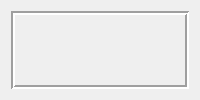
   <widget class="QWidget" name="tab_8">
    <attribute name="title">
     <string/>
    </attribute>
    <layout class="QVBoxLayout" name="verticalLayout">
     <item>
      <widget class="QFrame" name="frame_4">
       <property name="font">
        <font>
         <family>宋体</family>
         <pointsize>20</pointsize>
         <weight>75</weight>
         <italic>false</italic>
         <bold>true</bold>
        </font>
       </property>
       <property name="frameShape">
        <enum>QFrame::Box</enum>
       </property>
       <property name="frameShadow">
        <enum>QFrame::Sunken</enum>
       </property>
       <property name="lineWidth">
        <number>2</number>
       </property>
       <widget class="QWidget" name="layoutWidget_2">
        <property name="geometry">
         <rect>
          <x>10</x>
          <y>590</y>
          <width>801</width>
          <height>44</height>
         </rect>
        </property>
        <layout class="QHBoxLayout" name="horizontalLayout_11">
         <item>
          <widget class="QPushButton" name="pB_Read1">
           <property name="text">
            <string>读取</string>
           </property>
          </widget>
         </item>
         <item>
          <widget class="QPushButton" name="pB_Write1">
           <property name="text">
            <string>写入</string>
           </property>
          </widget>
         </item>
        </layout>
       </widget>
       <widget class="QWidget" name="layoutWidget">
        <property name="geometry">
         <rect>
          <x>3</x>
          <y>13</y>
          <width>811</width>
          <height>561</height>
         </rect>
        </property>
        <layout class="QGridLayout" name="gridLayout_5">
         <item row="3" column="4">
          <widget class="QLineEdit" name="lE_ReadDelay">
           <property name="minimumSize">
            <size>
             <width>120</width>
             <height>35</height>
            </size>
           </property>
           <property name="maximumSize">
            <size>
             <width>3434</width>
             <height>35</height>
            </size>
           </property>
           <property name="font">
            <font>
             <family>宋体</family>
             <pointsize>20</pointsize>
             <weight>75</weight>
             <italic>false</italic>
             <bold>true</bold>
            </font>
           </property>
           <property name="styleSheet">
            <string notr="true"/>
           </property>
           <property name="text">
            <string>0.00</string>
           </property>
          </widget>
         </item>
         <item row="0" column="0">
          <widget class="QLabel" name="label_25">
           <property name="sizePolicy">
            <sizepolicy hsizetype="Preferred" vsizetype="Preferred">
             <horstretch>0</horstretch>
             <verstretch>0</verstretch>
            </sizepolicy>
           </property>
           <property name="minimumSize">
            <size>
             <width>0</width>
             <height>30</height>
            </size>
           </property>
           <property name="maximumSize">
            <size>
             <width>232323</width>
             <height>30</height>
            </size>
           </property>
           <property name="font">
            <font>
             <family>宋体</family>
             <pointsize>20</pointsize>
             <weight>75</weight>
             <italic>false</italic>
             <bold>true</bold>
            </font>
           </property>
           <property name="styleSheet">
            <string notr="true"/>
           </property>
           <property name="text">
            <string>取料周期s</string>
           </property>
          </widget>
         </item>
         <item row="0" column="3">
          <widget class="QLabel" name="label_5">
           <property name="sizePolicy">
            <sizepolicy hsizetype="Preferred" vsizetype="Preferred">
             <horstretch>0</horstretch>
             <verstretch>0</verstretch>
            </sizepolicy>
           </property>
           <property name="minimumSize">
            <size>
             <width>0</width>
             <height>30</height>
            </size>
           </property>
           <property name="maximumSize">
            <size>
             <width>500</width>
             <height>30</height>
            </size>
           </property>
           <property name="font">
            <font>
             <family>宋体</family>
             <pointsize>20</pointsize>
             <weight>75</weight>
             <italic>false</italic>
             <bold>true</bold>
            </font>
           </property>
           <property name="styleSheet">
            <string notr="true"/>
           </property>
           <property name="text">
            <string>成品返还周期s</string>
           </property>
          </widget>
         </item>
         <item row="3" column="1">
          <widget class="QLineEdit" name="lE_FeedTimeOut">
           <property name="minimumSize">
            <size>
             <width>120</width>
             <height>35</height>
            </size>
           </property>
           <property name="maximumSize">
            <size>
             <width>3434</width>
             <height>35</height>
            </size>
           </property>
           <property name="font">
            <font>
             <family>宋体</family>
             <pointsize>20</pointsize>
             <weight>75</weight>
             <italic>false</italic>
             <bold>true</bold>
            </font>
           </property>
           <property name="styleSheet">
            <string notr="true"/>
           </property>
           <property name="text">
            <string>0</string>
           </property>
          </widget>
         </item>
         <item row="0" column="1">
          <widget class="QLineEdit" name="lE_CapPickInterval">
           <property name="minimumSize">
            <size>
             <width>120</width>
             <height>35</height>
            </size>
           </property>
           <property name="maximumSize">
            <size>
             <width>3434</width>
             <height>35</height>
            </size>
           </property>
           <property name="font">
            <font>
             <family>宋体</family>
             <pointsize>20</pointsize>
             <weight>75</weight>
             <italic>false</italic>
             <bold>true</bold>
            </font>
           </property>
           <property name="styleSheet">
            <string notr="true"/>
           </property>
           <property name="text">
            <string>0.00</string>
           </property>
          </widget>
         </item>
         <item row="1" column="0">
          <widget class="QLabel" name="label_26">
           <property name="sizePolicy">
            <sizepolicy hsizetype="Preferred" vsizetype="Preferred">
             <horstretch>0</horstretch>
             <verstretch>0</verstretch>
            </sizepolicy>
           </property>
           <property name="minimumSize">
            <size>
             <width>80</width>
             <height>30</height>
            </size>
           </property>
           <property name="maximumSize">
            <size>
             <width>234234</width>
             <height>30</height>
            </size>
           </property>
           <property name="font">
            <font>
             <family>宋体</family>
             <pointsize>20</pointsize>
             <weight>75</weight>
             <italic>false</italic>
             <bold>true</bold>
            </font>
           </property>
           <property name="styleSheet">
            <string notr="true"/>
           </property>
           <property name="text">
            <string>停止位置1 mm</string>
           </property>
          </widget>
         </item>
         <item row="2" column="0">
          <widget class="QLabel" name="label_42">
           <property name="sizePolicy">
            <sizepolicy hsizetype="Preferred" vsizetype="Preferred">
             <horstretch>0</horstretch>
             <verstretch>0</verstretch>
            </sizepolicy>
           </property>
           <property name="minimumSize">
            <size>
             <width>0</width>
             <height>30</height>
            </size>
           </property>
           <property name="maximumSize">
            <size>
             <width>232323</width>
             <height>30</height>
            </size>
           </property>
           <property name="font">
            <font>
             <family>宋体</family>
             <pointsize>20</pointsize>
             <weight>75</weight>
             <italic>false</italic>
             <bold>true</bold>
            </font>
           </property>
           <property name="styleSheet">
            <string notr="true"/>
           </property>
           <property name="text">
            <string>去皮等待时间s</string>
           </property>
          </widget>
         </item>
         <item row="2" column="2">
          <spacer name="horizontalSpacer_4">
           <property name="orientation">
            <enum>Qt::Horizontal</enum>
           </property>
           <property name="sizeHint" stdset="0">
            <size>
             <width>40</width>
             <height>20</height>
            </size>
           </property>
          </spacer>
         </item>
         <item row="4" column="4">
          <widget class="QLineEdit" name="lE_StopSignalDelay">
           <property name="minimumSize">
            <size>
             <width>120</width>
             <height>35</height>
            </size>
           </property>
           <property name="maximumSize">
            <size>
             <width>3434</width>
             <height>35</height>
            </size>
           </property>
           <property name="font">
            <font>
             <family>宋体</family>
             <pointsize>20</pointsize>
             <weight>75</weight>
             <italic>false</italic>
             <bold>true</bold>
            </font>
           </property>
           <property name="styleSheet">
            <string notr="true"/>
           </property>
           <property name="text">
            <string>0</string>
           </property>
          </widget>
         </item>
         <item row="4" column="3">
          <widget class="QLabel" name="label_44">
           <property name="sizePolicy">
            <sizepolicy hsizetype="Preferred" vsizetype="Preferred">
             <horstretch>0</horstretch>
             <verstretch>0</verstretch>
            </sizepolicy>
           </property>
           <property name="minimumSize">
            <size>
             <width>0</width>
             <height>30</height>
            </size>
           </property>
           <property name="maximumSize">
            <size>
             <width>232323</width>
             <height>30</height>
            </size>
           </property>
           <property name="font">
            <font>
             <family>宋体</family>
             <pointsize>20</pointsize>
             <weight>75</weight>
             <italic>false</italic>
             <bold>true</bold>
            </font>
           </property>
           <property name="styleSheet">
            <string notr="true"/>
           </property>
           <property name="text">
            <string>连续超限停机数</string>
           </property>
          </widget>
         </item>
         <item row="2" column="4">
          <widget class="QLineEdit" name="lE_TireDelay">
           <property name="minimumSize">
            <size>
             <width>120</width>
             <height>35</height>
            </size>
           </property>
           <property name="maximumSize">
            <size>
             <width>3434</width>
             <height>35</height>
            </size>
           </property>
           <property name="font">
            <font>
             <family>宋体</family>
             <pointsize>20</pointsize>
             <weight>75</weight>
             <italic>false</italic>
             <bold>true</bold>
            </font>
           </property>
           <property name="styleSheet">
            <string notr="true"/>
           </property>
           <property name="text">
            <string>0.00</string>
           </property>
          </widget>
         </item>
         <item row="2" column="1">
          <widget class="QLineEdit" name="lE_TireWaitTime">
           <property name="minimumSize">
            <size>
             <width>120</width>
             <height>35</height>
            </size>
           </property>
           <property name="maximumSize">
            <size>
             <width>3434</width>
             <height>35</height>
            </size>
           </property>
           <property name="font">
            <font>
             <family>宋体</family>
             <pointsize>20</pointsize>
             <weight>75</weight>
             <italic>false</italic>
             <bold>true</bold>
            </font>
           </property>
           <property name="styleSheet">
            <string notr="true"/>
           </property>
           <property name="text">
            <string>0.00</string>
           </property>
          </widget>
         </item>
         <item row="2" column="3">
          <widget class="QLabel" name="label_32">
           <property name="sizePolicy">
            <sizepolicy hsizetype="Preferred" vsizetype="Preferred">
             <horstretch>0</horstretch>
             <verstretch>0</verstretch>
            </sizepolicy>
           </property>
           <property name="minimumSize">
            <size>
             <width>0</width>
             <height>30</height>
            </size>
           </property>
           <property name="maximumSize">
            <size>
             <width>232323</width>
             <height>30</height>
            </size>
           </property>
           <property name="font">
            <font>
             <family>宋体</family>
             <pointsize>20</pointsize>
             <weight>75</weight>
             <italic>false</italic>
             <bold>true</bold>
            </font>
           </property>
           <property name="styleSheet">
            <string notr="true"/>
           </property>
           <property name="text">
            <string>去皮延迟时间s</string>
           </property>
          </widget>
         </item>
         <item row="3" column="0">
          <widget class="QLabel" name="label_4">
           <property name="sizePolicy">
            <sizepolicy hsizetype="Preferred" vsizetype="Preferred">
             <horstretch>0</horstretch>
             <verstretch>0</verstretch>
            </sizepolicy>
           </property>
           <property name="minimumSize">
            <size>
             <width>0</width>
             <height>30</height>
            </size>
           </property>
           <property name="maximumSize">
            <size>
             <width>444444</width>
             <height>30</height>
            </size>
           </property>
           <property name="font">
            <font>
             <family>宋体</family>
             <pointsize>20</pointsize>
             <weight>75</weight>
             <italic>false</italic>
             <bold>true</bold>
            </font>
           </property>
           <property name="styleSheet">
            <string notr="true"/>
           </property>
           <property name="text">
            <string>下料超时时间s</string>
           </property>
          </widget>
         </item>
         <item row="1" column="4">
          <widget class="QLineEdit" name="lE_s_trg_stop1">
           <property name="minimumSize">
            <size>
             <width>120</width>
             <height>35</height>
            </size>
           </property>
           <property name="maximumSize">
            <size>
             <width>3434</width>
             <height>35</height>
            </size>
           </property>
           <property name="font">
            <font>
             <family>宋体</family>
             <pointsize>20</pointsize>
             <weight>75</weight>
             <italic>false</italic>
             <bold>true</bold>
            </font>
           </property>
           <property name="styleSheet">
            <string notr="true"/>
           </property>
           <property name="text">
            <string>0</string>
           </property>
          </widget>
         </item>
         <item row="1" column="3">
          <widget class="QLabel" name="label_31">
           <property name="sizePolicy">
            <sizepolicy hsizetype="Preferred" vsizetype="Preferred">
             <horstretch>0</horstretch>
             <verstretch>0</verstretch>
            </sizepolicy>
           </property>
           <property name="minimumSize">
            <size>
             <width>0</width>
             <height>30</height>
            </size>
           </property>
           <property name="maximumSize">
            <size>
             <width>234234</width>
             <height>30</height>
            </size>
           </property>
           <property name="font">
            <font>
             <family>宋体</family>
             <pointsize>20</pointsize>
             <weight>75</weight>
             <italic>false</italic>
             <bold>true</bold>
            </font>
           </property>
           <property name="styleSheet">
            <string notr="true"/>
           </property>
           <property name="text">
            <string>停止位置2 mm</string>
           </property>
          </widget>
         </item>
         <item row="3" column="3">
          <widget class="QLabel" name="label_41">
           <property name="sizePolicy">
            <sizepolicy hsizetype="Preferred" vsizetype="Preferred">
             <horstretch>0</horstretch>
             <verstretch>0</verstretch>
            </sizepolicy>
           </property>
           <property name="minimumSize">
            <size>
             <width>0</width>
             <height>30</height>
            </size>
           </property>
           <property name="maximumSize">
            <size>
             <width>232323</width>
             <height>30</height>
            </size>
           </property>
           <property name="font">
            <font>
             <family>宋体</family>
             <pointsize>20</pointsize>
             <weight>75</weight>
             <italic>false</italic>
             <bold>true</bold>
            </font>
           </property>
           <property name="styleSheet">
            <string notr="true"/>
           </property>
           <property name="text">
            <string>读数延迟时间s</string>
           </property>
          </widget>
         </item>
         <item row="1" column="1">
          <widget class="QLineEdit" name="lE_s_trg_stop0">
           <property name="minimumSize">
            <size>
             <width>120</width>
             <height>35</height>
            </size>
           </property>
           <property name="maximumSize">
            <size>
             <width>3434</width>
             <height>35</height>
            </size>
           </property>
           <property name="font">
            <font>
             <family>宋体</family>
             <pointsize>20</pointsize>
             <weight>75</weight>
             <italic>false</italic>
             <bold>true</bold>
            </font>
           </property>
           <property name="styleSheet">
            <string notr="true"/>
           </property>
           <property name="text">
            <string>0</string>
           </property>
          </widget>
         </item>
         <item row="0" column="4">
          <widget class="QLineEdit" name="lE_CapBackInterval">
           <property name="minimumSize">
            <size>
             <width>120</width>
             <height>35</height>
            </size>
           </property>
           <property name="maximumSize">
            <size>
             <width>3434</width>
             <height>35</height>
            </size>
           </property>
           <property name="font">
            <font>
             <family>宋体</family>
             <pointsize>20</pointsize>
             <weight>75</weight>
             <italic>false</italic>
             <bold>true</bold>
            </font>
           </property>
           <property name="styleSheet">
            <string notr="true"/>
           </property>
           <property name="text">
            <string>0.00</string>
           </property>
          </widget>
         </item>
        </layout>
       </widget>
      </widget>
     </item>
    </layout>
   </widget>
